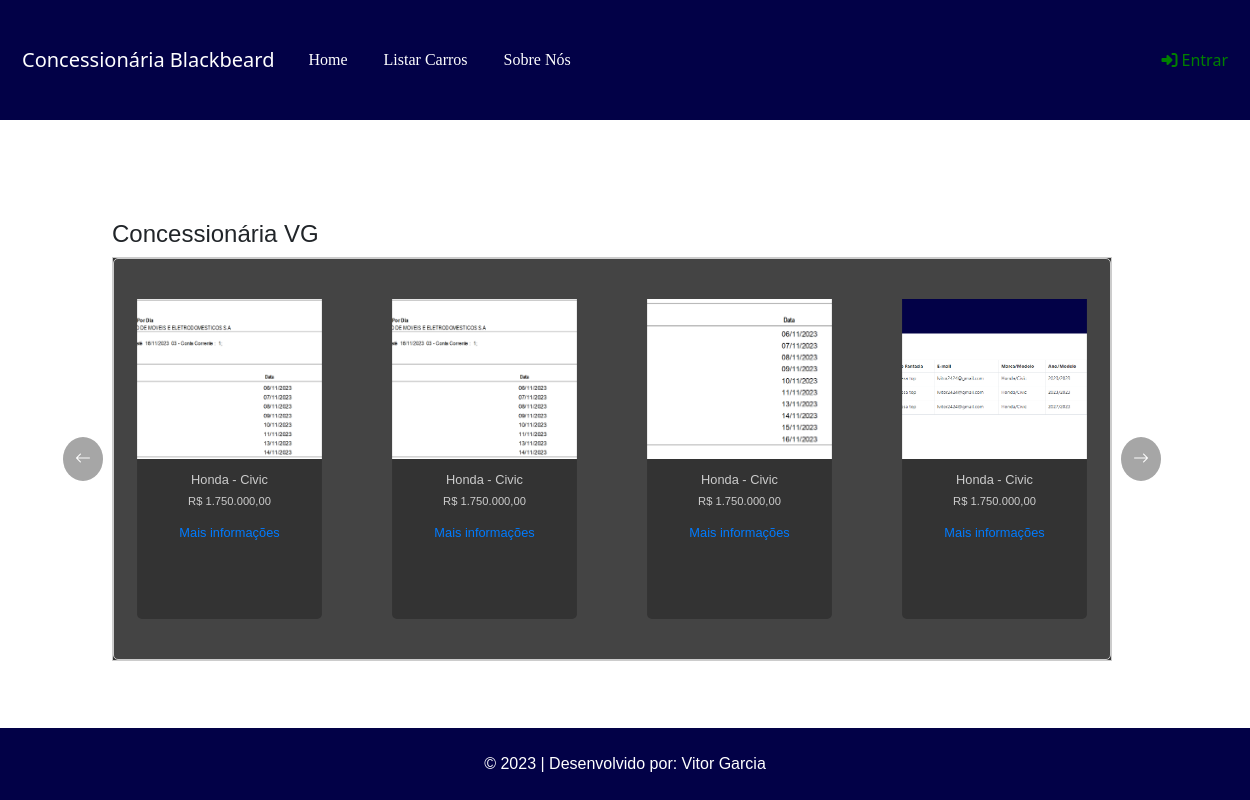
The page / on the database its author committed.
### tables this page shows
CREATE TABLE `carro` (
  `id` int(11) NOT NULL,
  `id_modelo` int(11) NOT NULL,
  `ano_fabricacao` year(4) NOT NULL,
  `cor` varchar(50) NOT NULL,
  `preco_venda` decimal(10,2) NOT NULL,
  `quilometragem` int(11) NOT NULL,
  `modelo_direcao` varchar(50) NOT NULL,
  `modelo_transmissao` varchar(50) NOT NULL,
  `placa` varchar(12) NOT NULL,
  `observacoes` varchar(255) NOT NULL,
  `disponibilidade` varchar(50) NOT NULL,
  `tipo_freio` varchar(15) NOT NULL,
  `motor` varchar(15) NOT NULL,
  `tipo_combustivel` varchar(15) NOT NULL,
  `tipo_tracao` varchar(15) NOT NULL,
  `ano_modelo` year(4) NOT NULL
);

CREATE TABLE `imagem` (
  `id` int(11) NOT NULL,
  `nome` varchar(50) NOT NULL,
  `id_carro` int(11) NOT NULL
);

CREATE TABLE `marca` (
  `id` int(11) NOT NULL,
  `nome` varchar(100) NOT NULL
);

CREATE TABLE `modelo` (
  `id` int(11) NOT NULL,
  `nome` varchar(100) NOT NULL,
  `id_marca` int(11) NOT NULL
);

### App/Controllers/Controller.php (called while the page is built, shortened)
<?php
abstract class Controller
{
    private $viewVar;
    public function render($view)
    {
        $viewVar = $this->getViewVar();
        require_once PATH . '/App/Views/layouts/cabecalho.php';
        require_once PATH . '/App/Views/layouts/menu.php';
        require_once PATH . '/App/Views/' . $view . '.php';
        require_once PATH . '/App/Views/layouts/rodape.php';
    }
    public function getViewVar()
    {
        return $this->viewVar;
    }
    public function setViewParam($varName, $varValue)
    {
        if ($varName != "" && $varValue != "") {
            $this->viewVar[$varName] = $varValue;
        }
    }
}

### App/Controllers/HomeController.php (called while the page is built, shortened)
<?php
class HomeController extends Controller
{
    public function index()
    {
        $carroDAO = new CarroDAO();
        self::setViewParam('carro', $carroDAO->listarAtivo());
        $this->render('home/index');
    }
}

### index.php (called while the page is built, shortened)
<?php
try {
    $app = new App();
    $app->run();
}catch (\Exception $e){
    $oError = new Erro($e);
    $oError->render();
}

### App/Lib/Conexao.php (called while the page is built, shortened)
<?php
class Conexao
{
    private static $connection;
    public static function getConnection()
    {
        $pdoConfig = DB_DRIVER . ":" . "host=" . DB_HOST . ";";
        $pdoConfig .= "dbname=" . DB_NAME . ";";
        try {
            if (!isset(self::$connection)) {
                self::$connection = new PDO($pdoConfig, DB_USER, DB_PASSWORD);
                self::$connection->setAttribute(PDO::ATTR_ERRMODE, PDO::ERRMODE_EXCEPTION);
            }
            return self::$connection;
        } catch (PDOException $e) {
            throw new Exception("Erro de conexão com o banco de dados", 500);
        }
    }
}

### App/Models/DAO/BaseDAO.php (called while the page is built, shortened)
<?php
abstract class BaseDAO
{
    private $conexao;
    public function __construct()
    {
        $this->conexao = Conexao::getConnection();
    }
    public function select($sql)
    {
        if (!empty($sql)) {
            return $this->conexao->query($sql);
        }
    }
}

### App/Models/DAO/CarroDAO.php (called while the page is built, shortened)
<?php
class CarroDAO extends BaseDAO{
    public function listarAtivo(){
            $resultado = $this->select(
                'SELECT * FROM carro WHERE disponibilidade = "Disponível"'
            );
            return $resultado->fetchAll(\PDO::FETCH_CLASS, Carro::class);
    }
}
?>

### App/Models/Entidades/Carro.php (called while the page is built, shortened)
<?php
class Carro{
     private $id;
     private $preco_venda;
     public function getId(){
          return $this->id;
     }
     public function getPreco_venda(){
          return $this->preco_venda;
     }
     private $id_modelo;
     public function getId_modelo(){
          return $this->id_modelo;
     }
}
?>

### App/Models/DAO/ImagemDAO.php (called while the page is built, shortened)
<?php
class ImagemDAO extends BaseDAO{
    public function listarPorCarro($id_carro){
        $resultado = $this->select(
            "SELECT * FROM imagem WHERE id_carro = $id_carro"
        );
        return $resultado->fetchAll(\PDO::FETCH_CLASS, Imagem::class);
    }
}
?>

### App/Models/Entidades/Imagem.php (called while the page is built, shortened)
<?php
class Imagem{
     private $nome;
     public function getNome(){
          return $this->nome;
     }
}
?>

### App/Models/DAO/ModeloDAO.php (called while the page is built, shortened)
<?php
class ModeloDAO extends BaseDAO{
    public function listar($id = null){
        if($id){
            $resultado = $this->select(
                "SELECT * FROM modelo WHERE id = $id"
            );
            return $resultado->fetchObject(Modelo::class);
        } else {
            $resultado = $this->select(
                'SELECT * FROM modelo'
            );
            return $resultado->fetchAll(\PDO::FETCH_CLASS, Modelo::class);
        }
        return false;
    }
}
?>

### App/Models/Entidades/Modelo.php (called while the page is built, shortened)
<?php
class Modelo{
     private $nome;
     private $id_marca;
     public function getNome(){
          return $this->nome;
     }
   function getId_marca(){
        return $this->id_marca;
   }
}
?>

### App/Models/DAO/MarcaDAO.php (called while the page is built, shortened)
<?php
class MarcaDAO extends BaseDAO{
    public function listar($id = null){
        if($id){
            $resultado = $this->select(
                "SELECT * FROM marca WHERE id = $id"
            );
            return $resultado->fetchObject(Marca::class);
        } else {
            $resultado = $this->select(
                'SELECT * FROM marca'
            );
            return $resultado->fetchAll(\PDO::FETCH_CLASS, Marca::class);
        }
        return false;
    }
}
?>

### App/Models/Entidades/Marca.php (called while the page is built, shortened)
<?php
class Marca{
     private $nome;
   function getNome(){
        return $this->nome;
   }
}
?>

### App/Views/home/index.php (the view, shortened to what this page needs)
<div class=" container margem">
    <h4>Concessionária VG</h4>
    <?php if (!count($viewVar['carro'])) { ?>
        <div class="alert alert-info" role="alert">Nenhum carro encontrado!</div>
    <?php } else { ?>
        <div id="carCarousel" class="carousel slide" data-bs-ride="carousel">
            <div class="carousel-inner">
                <?php
                $carros = $viewVar['carro'];
                $chunks = array_chunk($carros, 4);
                foreach ($chunks as $index => $chunk) {
                    $active = $index === 0 ? 'active' : '';
                ?>
                    <div class="carousel-item <?php echo $active; ?>">
                        <div class="row row-cols-1 row-cols-md-4 g-4">
                            <?php
                            foreach ($chunk as $carro) {
                                $modeloDAO = new ModeloDAO();
                                $modelo = $modeloDAO->listar($carro->getId_modelo());
                                $marcaDAO = new MarcaDAO();
                                $marca = $marcaDAO->listar($modelo->getId_marca());
                                $imagemDAO = new ImagemDAO();
                                $imagens = $imagemDAO->listarPorCarro($carro->getId());
                                $imagem = $imagens[0];
                                $imagemPath = PATH_IMAGENS . 'uploads/' . $imagem->getNome();
                            ?>
                                <div class="col">
                                    <div class="card">
                                        <img src="<?php echo $imagemPath; ?>" alt="Car Image" class="img-fluid">
                                        <div class="card-body">
                                            <h5 class="card-title">
                                                <?php echo $marca->getNome() . ' - ' . $modelo->getNome(); ?>
                                            </h5>
                                            <p class="card-text"><?php echo "R$ " . number_format($carro->getPreco_venda(), 2, ',', '.'); ?></p>
                                            <a href="http://<?php echo APP_HOST; ?>/carro/informacoes/<?php echo $carro->getId(); ?>" class="card-link">Mais informações</a>
                                        </div>
                                    </div>
                                </div>
                            <?php
                            }
                            ?>
                        </div>
                    </div>
                <?php
                }
                ?>
            </div>
            <a class="carousel-control-prev" href="#carCarousel" role="button" data-bs-slide="prev">
                <span class="control-prev-icon" aria-hidden="true">
                    <i class="bi bi-arrow-left"></i>
                </span>
            </a>
            <a class="carousel-control-next" href="#carCarousel" role="button" data-bs-slide="next">
                <span class="control-next-icon" aria-hidden="true">
                    <i class="bi bi-arrow-right"></i>
                </span>
            </a>
        </div>
    <?php } ?>
</div>
<br>

### App/Views/home/index.php (style rules this page uses)
.container { font-family: Arial, sans-serif; }
#carCarousel { background: #333; border: 1px solid #ccc; width: calc(100vw - 250px); }
.carousel-inner { border: 1px solid #ccc; border-radius: 5px; min-height: 300px; background: #444; }
.carousel-control-prev, .carousel-control-next { opacity: 0.7; width: 60px; transition: all 0.3s ease-in-out; }
.control-prev-icon, .control-next-icon { background-color: #fff; border-radius: 50%; padding: 10px 12px; }
.control-prev-icon i, .control-next-icon i { color: black; }
.carousel-control-prev { left: -60px; }
.carousel-control-next { right: -60px; }
.card { border: none; text-align: center; background: #333; color: #ccc; height: 400px; transition: all 0.3s ease-in-out; transform: scale(0.8) }
.card-title { font-size: 16px; }
.card-text { font-size: 14px; }
.card-link { text-decoration: none; color: #007bff; transition: all 0.3s ease-in-out; }
.card img { max-width: 100%; height: auto; object-fit: cover; min-height: 200px; height: 40vh; }
.carousel { transition: transform 0.5s ease; }
.carousel-item { display: flex; justify-content: center; align-items: center; text-align: center; transform: translateX(100%); transition: transform 0.5s ease; }
.carousel-item.active { transform: translateX(0); }
.margem { margin: 100px; }
.card-body { height: 100%; }
span.control-next-icon, span.control-prev-icon { border-radius: 50%; background-color: gray; transition: all 0.2s ease-in-out }
span.control-next-icon i, span.control-prev-icon i { color: white; }

### rows shown on the page
carro: imagem.nome (picture), marca.nome "Honda", id_modelo.nome "Civic", preco_venda "1.750.000,00"
carro: imagem.nome (picture), marca.nome "Honda", id_modelo.nome "Civic", preco_venda "1.750.000,00"
carro: imagem.nome (picture), marca.nome "Honda", id_modelo.nome "Civic", preco_venda "1.750.000,00"
carro: imagem.nome (picture), marca.nome "Honda", id_modelo.nome "Civic", preco_venda "1.750.000,00"
